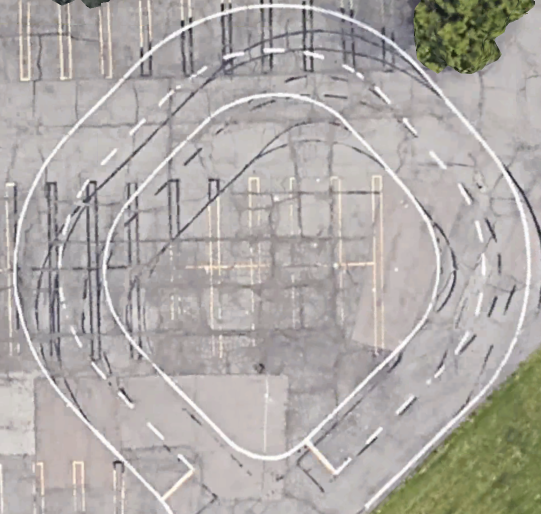
#> input picture scripts/occupational_grid/map.png, 1082 x 1028 px (shown at 1/2 size)
$ python test_grid_display.py
#> lines starting #> are read from the running program, lines starting #| are printed output that depends on the picture; after the words box and inside, x2 and y2 are one past the last pixel; in counts of white or black regions, pixels touching at a corner belong together
### scripts/occupational_grid/grid_functions.py
import cv2 as cv
import math
import numpy as np

# GridFunctions holds almost all of the functions the grids and sub grids use
# This is done to lighten up the code on the other classes, and have one function
# definition, as opposed to writing the same function for all three classes

class GridFunctions:

    # Draw simply creates the rectangles based
    # upon the specifications of the instance
    # When called from a higher order grid
    # (i.e. LargeSquare) all of its subgrids
    # will also be drawn.
    def draw(self, image):

        for key in self.map.keys():
            self.map[key].draw(image)

        x, y = self.xy
        l, w = self.shape_xy
        rect = (int(x), int(y), int(l), int(w))
        image = cv.rectangle(image, rect, self.color, self.thickness)


        return image

    # This function returns a distance between
    # two lat / lon points
    def equirectangular_approximation(self, lat1, lon1, lat2, lon2):

        # Convert degrees to radians
        lat1 = math.radians(lat1)
        lon1 = math.radians(lon1)
        lat2 = math.radians(lat2)
        lon2 = math.radians(lon2)

        # Approximation formula
        x = (lon2 - lon1) * math.cos((lat1 + lat2) / 2)
        y = lat2 - lat1
        radius_of_earth = 6371  # Radius of the Earth in kilometers
        distance_kilometers = math.sqrt(x**2 + y**2) * radius_of_earth
        distance_meters = distance_kilometers * 1000

        return distance_meters

    # Iteratively add to instances self.map dictionary
    def generate_sub_grid(self):

        x, y = self.xy

        x_step = self.shape_xy[0] / self.n_col
        y_step = self.shape_xy[1] / self.n_row

        for row in range(self.n_row):
            for col in range(self.n_col):

                sub_x = x + x_step * col
                sub_y = y + y_step * row

                key = str(row) + str(col)

                self.map[key] = self.sub_type(
                                (sub_x,sub_y),
                                (x_step, y_step),
                                self.sub_meters
                            )

    # This function can ONLY be used by Grid
    # Creates an image to be displayed giving
    # realtime text updates
    def display_more(self):
        font = cv.FONT_HERSHEY_SIMPLEX
        color = (0,0,0)
        scale = .5
        xy = (0,50)
        more_info = np.ones((800,200)) * 50

        cv.putText(more_info, "Tracking Vehicles:", xy, font, scale, color)
        it = 1
        for vic in self.VEHICLES:
            cv.putText(more_info, vic.id, (xy[0], xy[1] + 20 * it), font, scale, color)
            it += 1

        xy = (0,300)
        cv.putText(more_info, "Events:", xy, font, scale, color)
        it = 1
        for event in self.EVENTS:
            txt = f'{event[0]} hits {event[1]}'
            cv.putText(more_info, txt, (xy[0], xy[1] + 20 * it), font, scale, color)
            it += 1
            txt = f'Time to Impact: {event[2]:.2f} s.'
            cv.putText(more_info, txt, (xy[0], xy[1] + 20 * it), font, scale, color)
            it += 1
            if "cone" not in event[0] and "cone" not in event[1]:
                txt = f'Actions: stop {event[3]}'
                cv.putText(more_info, txt, (xy[0], xy[1] + 20 * it), font, scale, color)
            else:
                if "cone" in event[0]: event_to_halt = event[1]
                else: event_to_halt = event[0]
                txt = f'Actions: stop {event_to_halt}'
                cv.putText(more_info, txt, (xy[0], xy[1] + 20 * it), font, scale, color)

            it += 1

        self.info = more_info

    # This function can ONLY be used by Grid
    # Updates vehicle object
    # [127 lines left out: functions update_vehicle, ll2xy, does_bound_xy, ll2keys, xy2keys, xy2meter and 2 more, not called in this run]

    def fresh_image(self):
        self.image = np.copy(self.image_copy)

    # deoccupies all squares, then redraws all squares,
    # updates their colors,
    # draws newly unoccupied squares,
    # occupies up to date squares,
    # creates vehicle path
    # changes colors,
    # draws occupied squares,
    # detects collisions
    # creates event messages
    # [95 lines left out: functions update_vehicle_squares, handle_collision, not called in this run]


### scripts/occupational_grid/grid.py
# import sys
# sys.path.append("./grid_functions")
import os
from grid_functions import GridFunctions
from large_square import LargeSquare
import numpy as np

# Grid surrounds the entire map, and contains smaller squares

class Grid(GridFunctions):

    def __init__(self, ll_top_left, xy_top_left, shape_xy, shape_ll, image):

        # Data from outside of our control is capitalized
        self.VEHICLES = []
        self.OBSTACLES = []
        self.EVENTS = []

        # Different coordinates in different units
        # xy is always in pixels, ll is lat / lon
        # Important to note that lat / lon is in that order, (lat,lon)
        # Lattitude is up/down, longitude is left/right
        # It can be kind of counterintuitive so if you
        # work with ll be very careful
        self.ll = ll_top_left
        self.xy = xy_top_left
        self.shape_xy = shape_xy
        self.shape_ll = shape_ll

        # Using ll to get the shape of the course in meters
        # This isn't absolutely necessary, but it lets us control
        # the shape fo the grids in meters
        # also lets us calculate time to impact
        lat1, lon1 = ll_top_left
        lat2, lon2 = ll_top_left[0] + shape_ll[0], ll_top_left[1] + shape_ll[1]
        meters_x = self.equirectangular_approximation(lat1, lon1, lat1, lon2)
        meters_y = self.equirectangular_approximation(lat1, lon1, lat2, lon2)
        self.shape_meters = (meters_x, meters_y)

        # Define important features for sub grid
        self.sub_meters = 5, 5
        self.n_row = int(meters_y // self.sub_meters[0])
        self.n_col = int(meters_x // self.sub_meters[1])

        # Define important features for drawing
        # Important to remember that if you want
        # to mess with self.image and not change the map
        # make a copy and mess with that one
        self.color = (0,0,0)
        self.thickness = 5
        self.image = image

        # Define important features for map
        self.map = {}
        self.sub_type = LargeSquare

        # Run functions to create the rest of the grid
        self.generate_sub_grid()
        self.display_more()
        self.draw()
        # Copy image with grid lines
        self.image_copy = np.copy(image)

        self.yaw_sensitivity = 2
        self.velocity_sensitivity = 0.75

    # Draws everything
    # This is only ever called from __init__()
    # This is done to save time not drawing the
    # same thing when a grid hasn't updated
    def draw(self):
        self.image = super().draw(self.image)

    # Returns distance between 2 ll points in meters
    def equirectangular_approximation(self, lat1, lon1, lat2, lon2):
        return super().equirectangular_approximation(lat1, lon1, lat2, lon2)

    # Turns lat / lon to xy coordinates
    def ll2xy(self, ll):
        return super().ll2xy(ll)

    # Generates all subgrids and subgrids of subgrids
    def generate_sub_grid(self):
        super().generate_sub_grid()

    # Bool, returns True if xy is withing square bounds
    def does_bound_xy(self, xy):
        return super().does_bound_xy(xy)

    # Converts lat / lon to a pair of keys
    # The first key is to this squares map
    # The second key is to the sub grids map
    def ll2keys(self, ll):
        return super().ll2keys(ll)

    # Adds a vehicle to the grid
    def add_vehicle(self, vic):
        self.VEHICLES.append(vic)

    def clear_vehicles(self):
        self.VEHICLES.clear()

    # Removes a vehicle from the grid
    # You can query by id or object
    # [5 lines left out: function remove_vehicle, not called in this run]

    # Adds an obstacle to the grid
    def add_obstacle(self, obstacle):
        self.VEHICLES.append(obstacle)

    # Removes an obstacle from the grid
    # You can also query by id or object
    # [5 lines left out: function remove_obstacle, not called in this run]

    # Deoccupies, then occupies squares,
    # Detects collisions, and creates event messages
    # This function is bloated, and needs to be split up
    def update_squares(self):
        super().update_vehicle_squares()

    # Creates the second window that holds information
    # about the grid in realtime
    def display_more(self):
        super().display_more()

    # Updates both windows
    # [4 lines left out: function flip, not called in this run]

    # Converts an x,y coordinate to a meter,meter coordinate
    # This has only really been useful in collision detection so far
    def xy2meter(self, xy1, xy2):
        return super().xy2meter(xy1, xy2)

    # Just what it says, calculates and returns
    # the time of an anticipatied collision in seconds
    def time_to_impact(self, xy1, v1, xy2, v2, square):
        return super().time_to_impact(xy1, v1, xy2, v2, square)

    # Used to lighten update_squares a bit
    # querys for a vehicle by its id
    def get_vehicle_by_id(self, id):
        return super().get_vehicle_by_id(id)

    # [11 lines left out: function update_vehicle, not called in this run]

    def handle_collision(self, path):
        print("Handle Collision invoked...")
        return super().handle_collision(path)

### scripts/occupational_grid/large_square.py
import sys
sys.path.append("./grid_functions")

from grid_functions import GridFunctions
from small_square import SmallSquare

# If you read the comments in grid.py these are going to be similar

class LargeSquare(GridFunctions):

    def __init__(self, xy, shape_xy, shape_meters):

        # Occupancy info
        self.num_vehicles = 0
        self.num_obstacles = 0
        self.num_paths = 0
        self.is_occupied = False

        # Drawing info
        self.color = (255,0,0)
        self.thickness = 2

        # Location / shape info
        self.xy = xy
        self.shape_xy = shape_xy
        self.shape_meters = shape_meters

        # Sub grid info
        self.n_col = self.shape_meters[0]
        self.n_row = self.shape_meters[1]
        self.sub_meters = (1,1)
        self.map = {}
        self.sub_type = SmallSquare

        # Generate all of the sub grids for this square
        self.generate_sub_grid()

    # Change color based upon occupancy,
    # then draw self and sub grids
    def draw(self, image):
        if self.num_obstacles > 0:
            self.color = (100,0,0)
        elif self.num_vehicles > 0:
            self.color = (0,255,0)
        return super().draw(image)

    # Generates all sub grids for this square
    def generate_sub_grid(self):
        super().generate_sub_grid()

### scripts/occupational_grid/small_square.py
import sys
sys.path.append("./grid_functions")

from grid_functions import GridFunctions

# If you read the comments in grid.py or large_square.py
# These will be similar

class SmallSquare(GridFunctions):

    def __init__(self, xy, shape_xy, shape_meters):

        # Occupant info
        # This has more info than LargeSquare because
        # it is where collisions will be detected
        self.num_vehicles = 0
        self.num_obstacles = 0
        self.num_paths = 0
        self.collision = False
        self.is_occupied = False
        self.occupants = []
        self.occ_obj = None

        # Location / Shape info
        self.xy = xy
        self.shape_xy = shape_xy
        self.shape_meters = shape_meters

        # Drawing info
        self.color = (100,100,100)
        self.thickness = 1

        # self.map so self.draw doesn't get angry
        self.map = {}

    # Update the vehicle
    # As I mentioned in grid.py, we are not drawing
    # every square every time the map is updated.
    # We are only drawing what is changing, that is
    # why this function exists.
    # override is not in use right now, it is there
    # for when the square detects a collision, but
    # calculations prove that the paths intersect
    # safely. This may never actually happend at
    # the speeds we are travelling on the course.
    # [26 lines left out: function update, not called in this run]

### scripts/occupational_grid/test_grid_display.py
import os
os.chdir("../../../home/reu-actor/actor_ws/src/v2x_pkg/scripts/occupational_grid")

import cv2 as cv
from grid import Grid
from occupant import Occupant
import timeit
import os

# I wrote just about all of this in one day so I'm going to go through
# and comment everything I can so I'm not lost when I see this again

# Initialize parameters for Grid()
map_img = cv.imread("map.png")
#> map_img is the input picture: shape (1028, 1082, 3); mean B, G, R 167, 170.3, 174.7
map_img = cv.resize(map_img, (800,800))
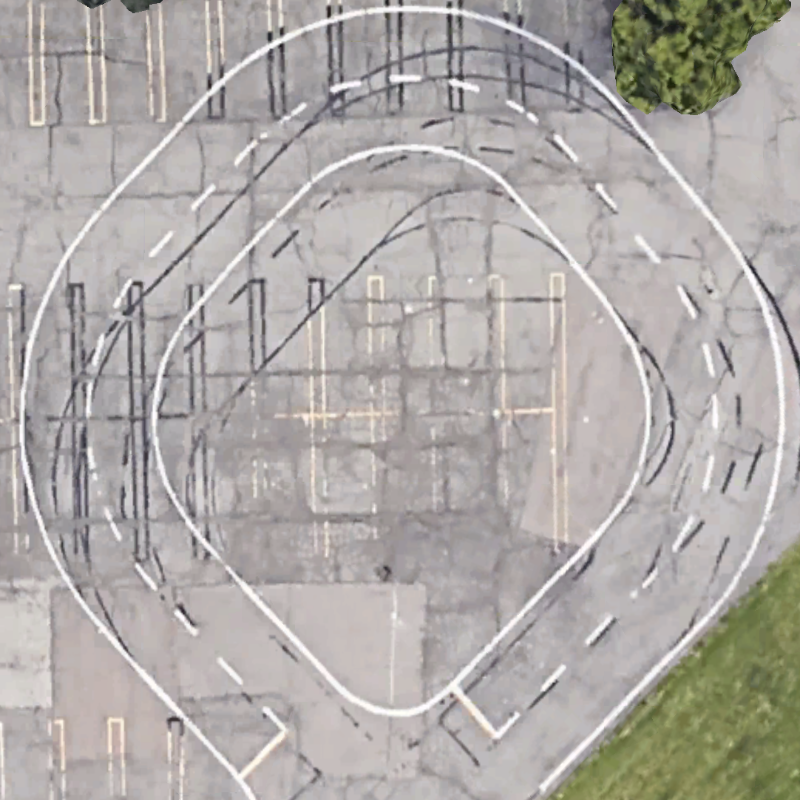
#> map_img: shape (800, 800, 3); mean B, G, R 166.9, 170.2, 174.6
ll_top_left = (42.47247003293518, -83.25026723111947)
pix_top_left = (0,0)
shape_ll = (-0.00028997467238, 0.0004425054541251)

# Grid __init__() takes the following in order:
# lat/lon of the top left corner
# xy coordinates of the top left (should be (0,0))
# width / height of the map in pixels
# width / height of the map in lat / lon
# Image of the map

grid = Grid(ll_top_left,
            pix_top_left,
            map_img.shape[:2],
            shape_ll,
            map_img)
#> after the loop in draw, `for key in self.map.keys():`:
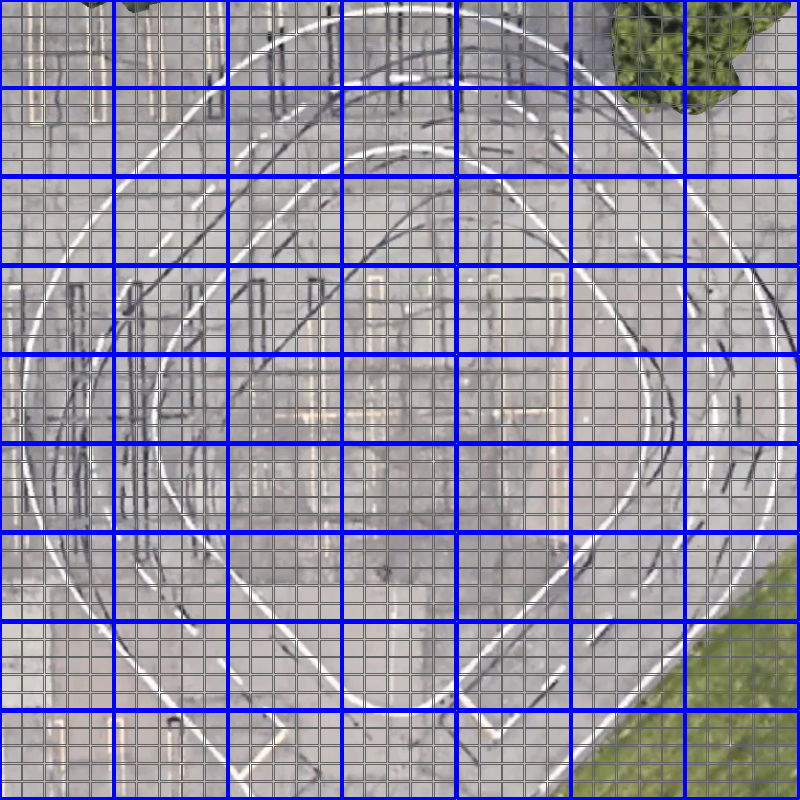
#> image: shape (800, 800, 3); mean B, G, R 165.4, 144.9, 148.3
#> in draw, `image = cv.rectangle(image, rect, self.color, self.thickness)`:
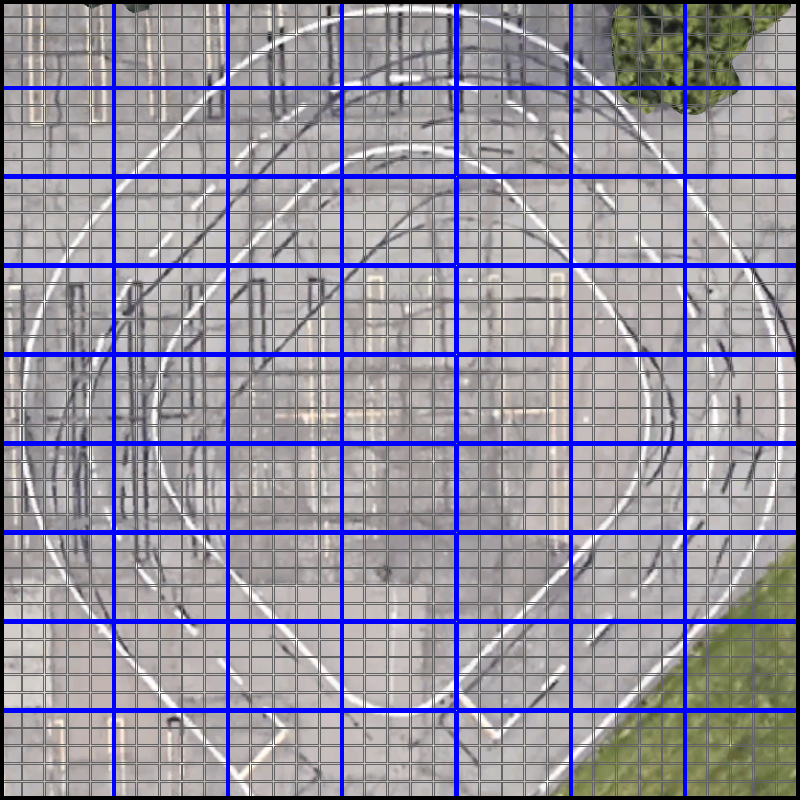
#> image: shape (800, 800, 3); 1.99% of pixels changed, all inside (x1, y1, x2, y2) = (0, 0, 800, 800)

# Just naming and moving the windows
cv.namedWindow("More Info")
cv.namedWindow("Occ Grid")
cv.moveWindow("More Info", 0,0)
cv.moveWindow("Occ Grid", 500,0)

def dispaly_grid(vehicles=[], obstacles=[]):


    # Occupant __init__() takes the following in order:
    # id of the vehicle or obstacle
    # tag (v for vehicles, o for obstacles)
    # (lat / lon)
    # heading
    # velocity
    # angular z
    #v1lat, v1lon = 42.47232207832096, -83.2498880760587
    #veh1 = Occupant('Actor 2', 'v', (42.47232207832096, -83.2498880760587), 90, 4, 0.2)
    #veh2 = Occupant('Actor 1', 'v', (42.47227801451705, -83.24987130956126), 0, 6)

    # Use add_vehicle to add a vehicle to the grid
    # or add_obstacle to add an obstacle
    # both can be removed with grid.remove_<vehicle / obstacle>
    #grid.add_vehicle(veh1)
    #grid.add_vehicle(veh2)

    # Loop for testing the grid

    # Flip updates the whole grid
    # This lets you just add, remove, and update occupants then flip
    elapsed_time = timeit.timeit(grid.flip, number=1) * 1000
    print(f"Grid flipped in [{elapsed_time} ms]")

    cv.imshow("More Info", grid.info)
    cv.imshow("Occ Grid", grid.image)
